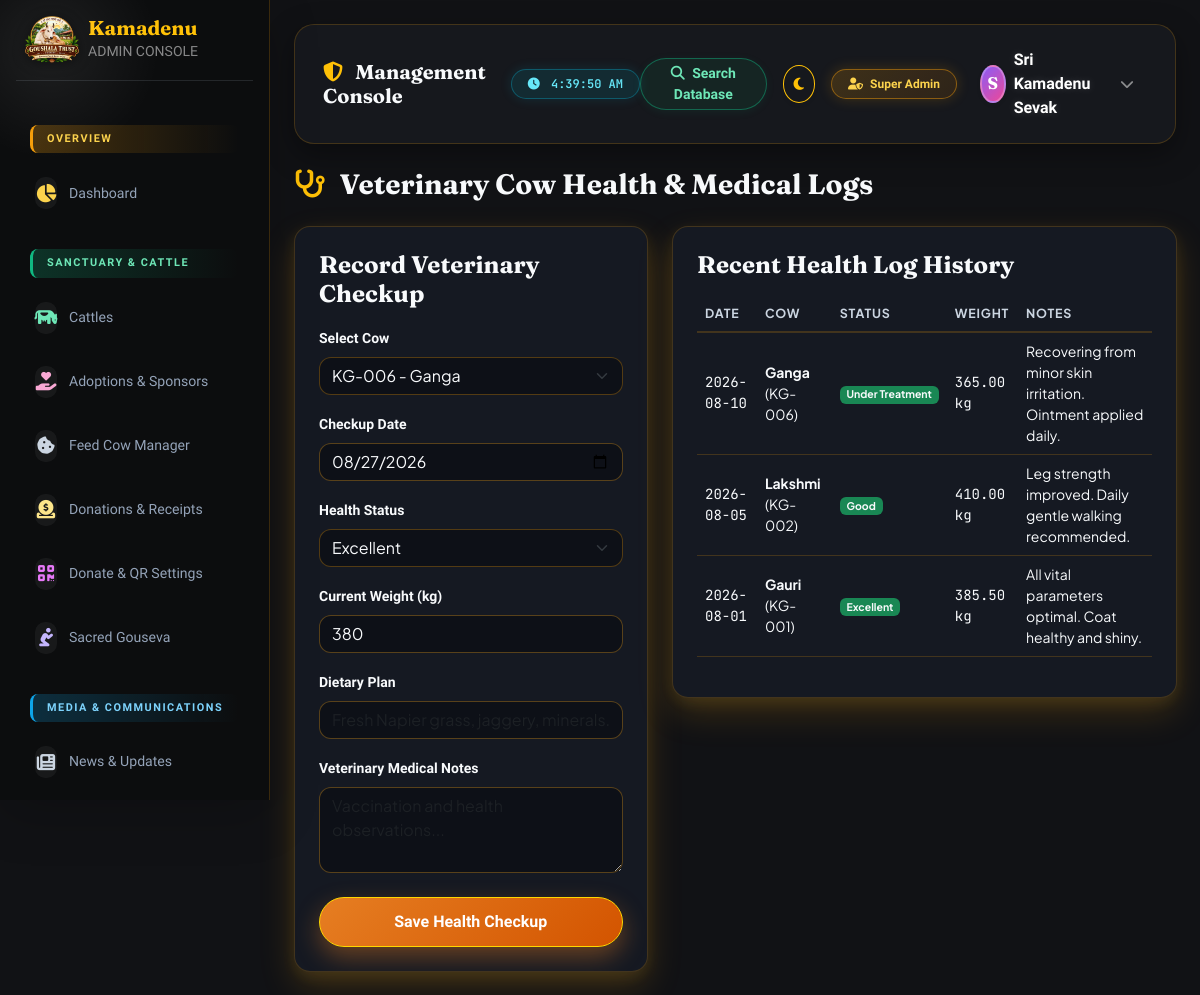
The page /admin/cow-health.php (signed in) on the database its author committed.
### tables this page shows
CREATE TABLE IF NOT EXISTS `roles` (
  `id` INT AUTO_INCREMENT PRIMARY KEY,
  `name` VARCHAR(50) NOT NULL UNIQUE,
  `display_name` VARCHAR(100) NOT NULL,
  `description` TEXT,
  `created_at` TIMESTAMP DEFAULT CURRENT_TIMESTAMP
);

CREATE TABLE IF NOT EXISTS `cow_health` (
  `id` INT AUTO_INCREMENT PRIMARY KEY,
  `cow_id` INT NOT NULL,
  `last_checkup_date` DATE NOT NULL,
  `health_status` ENUM('Excellent', 'Good', 'Under Treatment', 'Critical') NOT NULL,
  `weight_kg` DECIMAL(6,2),
  `pulse_rate` INT,
  `temperature_f` DECIMAL(4,1),
  `dietary_plan` TEXT,
  `medical_notes` TEXT,
  `next_checkup_date` DATE,
  `updated_by` INT,
  `created_at` TIMESTAMP DEFAULT CURRENT_TIMESTAMP,
  FOREIGN KEY (`cow_id`) REFERENCES `cows`(`id`) ON DELETE CASCADE
);

CREATE TABLE IF NOT EXISTS `cows` (
  `id` INT AUTO_INCREMENT PRIMARY KEY,
  `cow_code` VARCHAR(20) NOT NULL UNIQUE,  
  `name` VARCHAR(100) NOT NULL,
  `name_kn` VARCHAR(100),
  `name_hi` VARCHAR(100),
  `breed` VARCHAR(100) NOT NULL,
  `age_years` INT DEFAULT 0,
  `age_months` INT DEFAULT 0,
  `gender` ENUM('female', 'male') DEFAULT 'female',
  `color` VARCHAR(50),
  `weight_kg` DECIMAL(6,2),
  `rescue_date` DATE,
  `rescue_story` TEXT,
  `photo` VARCHAR(255) DEFAULT 'assets/images/cow-default.jpg',
  `health_status` ENUM('Excellent', 'Good', 'Under Treatment', 'Critical') DEFAULT 'Good',
  `adoption_status` ENUM('Available', 'Sponsored', 'Partially Sponsored') DEFAULT 'Available',
  `monthly_sponsorship_amount` DECIMAL(10,2) DEFAULT 2500.00,
  `is_featured` TINYINT(1) DEFAULT 0,
  `whatsapp_number` VARCHAR(20) DEFAULT NULL,
  `contact_method` VARCHAR(20) DEFAULT 'website',
  `created_at` TIMESTAMP DEFAULT CURRENT_TIMESTAMP,
  `updated_at` TIMESTAMP DEFAULT CURRENT_TIMESTAMP ON UPDATE CURRENT_TIMESTAMP
);

### config/database.php (called while the page is built, shortened)
<?php
function img_url($path) {
    $path = ltrim($path, '/');
    return '/Kamadenu/' . $path;
}
function e($string) {
    return htmlspecialchars((string)$string, ENT_QUOTES, 'UTF-8');
}
function is_admin_logged_in() {
    return isset($_SESSION['admin_id']) && !empty($_SESSION['admin_id']);
}
function current_admin($pdo) {
    $stmt = $pdo->prepare("SELECT a.*, r.name as role_name, r.display_name as role_display FROM admins a JOIN roles r ON a.role_id = r.id WHERE a.id = ? AND a.status = 'active'");
    $stmt->execute([$_SESSION['admin_id']]);
    return $stmt->fetch();
}

### admin/cow-health.php (the view, shortened to what this page needs)
<?php
require_once __DIR__ . '/header.php';
$cows = $pdo->query("SELECT id, cow_code, name FROM cows ORDER BY name ASC")->fetchAll();
$logs = $pdo->query("SELECT ch.*, c.name as cow_name, c.cow_code FROM cow_health ch JOIN cows c ON ch.cow_id = c.id ORDER BY ch.id DESC")->fetchAll();
?>
<div class="d-flex justify-content-between align-items-center mb-4">
    <h3 class="font-heading mb-0"><i class="fas fa-stethoscope text-warning me-2"></i> Veterinary Cow Health & Medical Logs</h3>
</div>
<div class="row g-4">
    <div class="col-lg-5">
        <div class="kamadenu-card p-4">
            <h4 class="font-heading mb-3">Record Veterinary Checkup</h4>
            <form method="POST">
                <div class="mb-3">
                    <label class="form-label font-ui small fw-bold">Select Cow</label>
                    <select name="cow_id" class="form-select" required>
                        <?php foreach ($cows as $c): ?>
                            <option value="<?php echo $c['id']; ?>"><?php echo e($c['cow_code']); ?> - <?php echo e($c['name']); ?></option>
                        <?php endforeach; ?>
                    </select>
                </div>
                <div class="mb-3">
                    <label class="form-label font-ui small fw-bold">Checkup Date</label>
                    <input type="date" name="last_checkup" class="form-control" value="<?php echo date('Y-m-d'); ?>" required>
                </div>
                <div class="mb-3">
                    <label class="form-label font-ui small fw-bold">Health Status</label>
                    <select name="health_status" class="form-select">
                        <option value="Excellent">Excellent</option>
                    </select>
                </div>
                <div class="mb-3">
                    <label class="form-label font-ui small fw-bold">Current Weight (kg)</label>
                    <input type="number" step="0.1" name="weight" class="form-control" value="380">
                </div>
                <div class="mb-3">
                    <label class="form-label font-ui small fw-bold">Dietary Plan</label>
                    <input type="text" name="diet" class="form-control" placeholder="Fresh Napier grass, jaggery, minerals...">
                </div>
                <div class="mb-4">
                    <label class="form-label font-ui small fw-bold">Veterinary Medical Notes</label>
                    <textarea name="notes" rows="3" class="form-control" placeholder="Vaccination and health observations..."></textarea>
                </div>
                <button type="submit" class="btn btn-kamadenu-primary w-100 font-ui fw-bold">Save Health Checkup</button>
            </form>
        </div>
    </div>
    <div class="col-lg-7">
        <div class="kamadenu-card p-4">
            <h4 class="font-heading mb-3">Recent Health Log History</h4>
            <div class="table-responsive">
                <table class="table table-hover align-middle small">
                    <thead>
                        <tr>
                            <th>Date</th>
                            <th>Cow</th>
                            <th>Status</th>
                            <th>Weight</th>
                            <th>Notes</th>
                        </tr>
                    </thead>
                    <tbody>
                        <?php foreach ($logs as $l): ?>
                            <tr>
                                <td class="font-mono"><?php echo e($l['last_checkup_date']); ?></td>
                                <td><strong><?php echo e($l['cow_name']); ?></strong> (<?php echo e($l['cow_code']); ?>)</td>
                                <td><span class="badge bg-success"><?php echo e($l['health_status']); ?></span></td>
                                <td class="font-mono"><?php echo $l['weight_kg']; ?> kg</td>
                                <td><?php echo e($l['medical_notes']); ?></td>
                            </tr>
                        <?php endforeach; ?>
                    </tbody>
                </table>
            </div>
        </div>
    </div>
</div>
<?php require_once __DIR__ . '/footer.php'; ?>

### admin/header.php (shortened to what this page needs)
<?php
require_once __DIR__ . '/../config/database.php';
$admin = current_admin($pdo);
$current_page = basename($_SERVER['SCRIPT_NAME']);
function is_admin_active($page, $current) {
    return ($current === $page) ? 'active' : '';
}
?>
<!DOCTYPE html>
<html lang="en">
<head>
    <link rel="stylesheet" href="https://cdnjs.cloudflare.com/ajax/libs/font-awesome/6.4.0/css/all.min.css">
    <link rel="stylesheet" href="https://cdn.jsdelivr.net/npm/bootstrap@5.3.0/dist/css/bootstrap.min.css">
    <link rel="stylesheet" href="/Kamadenu/css/style.css">
    <link rel="stylesheet" href="/Kamadenu/css/admin.css">
    <link rel="stylesheet" href="/Kamadenu/css/admin-dashboard.css">
</head>
<body class="admin-body">
<div class="d-flex">
    <div class="admin-sidebar-nav p-3 shadow-lg">
        <a href="/Kamadenu/admin/dashboard.php" class="d-flex align-items-center text-white text-decoration-none mb-4 pb-3 border-bottom border-secondary border-opacity-25">
            <?php
            $logo_setting = get_setting($pdo, 'website_logo', '');
            $logo_url = img_url(empty($logo_setting) ? 'assets/images/logo.png' : $logo_setting);
            ?>
            <img src="<?php echo htmlspecialchars($logo_url); ?>" alt="Kamadenu Goushala Trust Logo" class="me-2.5" style="height: 48px; width: auto; object-fit: contain; filter: drop-shadow(0 2px 6px rgba(0,0,0,0.5));">
            <div>
                <strong class="font-heading fs-5 d-block lh-1 text-warning">Kamadenu</strong>
                <small class="text-white-50 font-ui fs-7 tracking-wider">ADMIN CONSOLE</small>
            </div>
        </a>
        <div class="nav flex-column font-ui small gap-1">
            <div class="nav-section-title">Overview</div>
            <a href="/Kamadenu/admin/dashboard.php" class="nav-link <?php echo is_admin_active('dashboard.php', $current_page); ?>"><i class="fas fa-chart-pie"></i> <span>Dashboard</span></a>
            <div class="nav-section-title">Sanctuary &amp; Cattle</div>
            <a href="/Kamadenu/admin/cows.php" class="nav-link <?php echo is_admin_active('cows.php', $current_page); ?>"><i class="fas fa-cow"></i> <span>Cattles</span></a>
            <a href="/Kamadenu/admin/sponsors.php" class="nav-link <?php echo is_admin_active('sponsors.php', $current_page); ?>"><i class="fas fa-hand-holding-heart"></i> <span>Adoptions &amp; Sponsors</span></a>
            <a href="/Kamadenu/admin/feed.php" class="nav-link <?php echo is_admin_active('feed.php', $current_page); ?>"><i class="fas fa-cookie-bite"></i> <span>Feed Cow Manager</span></a>
            <a href="/Kamadenu/admin/donations.php" class="nav-link <?php echo is_admin_active('donations.php', $current_page); ?>"><i class="fas fa-donate"></i> <span>Donations &amp; Receipts</span></a>
            <a href="/Kamadenu/admin/settings.php#settings-group-payment" class="nav-link"><i class="fas fa-qrcode"></i> <span>Donate &amp; QR Settings</span></a>
            <a href="/Kamadenu/admin/seva.php" class="nav-link <?php echo is_admin_active('seva.php', $current_page); ?>"><i class="fas fa-pray"></i> <span>Sacred Gouseva</span></a>
            <div class="nav-section-title">Media &amp; Communications</div>
            <a href="/Kamadenu/admin/stories.php" class="nav-link <?php echo is_admin_active('stories.php', $current_page); ?>"><i class="fas fa-newspaper"></i> <span>News &amp; Updates</span></a>
            <a href="/Kamadenu/admin/videos.php" class="nav-link <?php echo is_admin_active('videos.php', $current_page); ?>"><i class="fab fa-youtube"></i> <span>Program Videos</span></a>
        </div>
    </div>
    <div class="flex-grow-1 p-4 admin-main-content" style="min-width: 0;">
        <header class="d-flex align-items-center justify-content-between mb-4 admin-header-nav">
            <div class="d-flex align-items-center gap-2 me-auto">
                <h4 class="font-heading mb-0 text-white fs-5 fs-md-4"><i class="fas fa-shield-alt text-warning me-2 animate-pulse"></i> Management Console</h4>
                <span class="badge badge-admin-live-time px-3 py-2 rounded-pill font-mono d-none d-sm-inline-block"><i class="fas fa-clock me-1 text-cyan animate-spin-slow"></i> <span id="admin-live-time">--:--:--</span></span>
            </div>
            <div class="d-flex align-items-center gap-2 gap-md-3 ms-auto">
                <a href="/Kamadenu/admin/cows.php" class="btn btn-sm btn-admin-header-search rounded-pill font-ui fw-bold px-3 d-none d-md-inline-block"><i class="fas fa-search me-1"></i> Search Database</a>
                <button id="adminThemeToggleBtn" type="button" onclick="toggleAdminTheme()" class="btn btn-sm btn-outline-warning rounded-circle d-flex align-items-center justify-content-center p-2 shadow-sm" style="width: 38px; height: 38px;" title="Toggle Dark / Light Theme">
                    <i id="adminThemeIcon" class="fas fa-moon"></i>
                </button>
                <span class="badge badge-admin-role-glow font-ui fw-bold px-3 py-2 rounded-pill d-none d-md-inline-block"><i class="fas fa-user-shield me-1"></i> <?php echo e($admin['role_display']); ?></span>
                <div class="dropdown">
                    <div class="d-flex align-items-center gap-2 admin-profile-toggle cursor-pointer" data-bs-toggle="dropdown" aria-expanded="false" style="cursor: pointer;">
                        <div class="rounded-circle text-white font-heading fw-bold d-flex align-items-center justify-content-center shadow-sm admin-profile-avatar" style="width: 38px; height: 38px;">
                            <?php echo strtoupper(substr($admin['name'], 0, 1)); ?>
                        </div>
                        <span class="font-ui fw-bold text-white d-none d-md-inline user-name-glow"><?php echo e($admin['name']); ?></span>
                        <i class="fas fa-chevron-down text-white-50 ms-1 small"></i>
                    </div>
                </div>
            </div>
        </header>

### css/style.css (style rules this page uses)
:root { --font-heading: 'Fraunces', 'Noto Serif Kannada', serif; --font-body: 'Work Sans', sans-serif; --font-kannada: 'Noto Serif Kannada', serif; --font-ui: 'Sora', sans-serif; --font-mono: 'JetBrains Mono', monospace; --bg-primary: #FDFBF7; --bg-secondary: #F7F1E5; --bg-card: #FFFFFF; --text-primary: #2C1810; --text-secondary: #5D4037; --text-muted: #8D6E63; --border-color: #E6D7C3; --brand-terracotta: #A04000; --brand-terracotta-dark: #7E3200; --brand-saffron: #E67E22; --brand-warm-brown: #3D2314; --brand-cream: #FDFBF7; --brand-gold: #D4AF37; --brand-green: #27AE60; --gradient-header: linear-gradient(135deg, #7E3200 0%, #A04000 50%, #C0392B 100%); --gradient-hero: linear-gradient(135deg, #2C1810 0%, #3D2314 50%, #4A2318 100%); --gradient-gold: linear-gradient(135deg, #F39C12 0%, #D4AF37 50%, #F1C40F 100%); --gradient-saffron: linear-gradient(135deg, #E67E22 0%, #D35400 100%); --shadow-soft: 0 10px 30px rgba(61, 35, 20, 0.08); --shadow-hover: 0 20px 40px rgba(160, 64, 0, 0.18); --radius-card: 20px; --radius-btn: 50px; }
html, body { font-family: var(--font-body); background-color: var(--bg-primary); color: var(--text-primary); margin: 0; padding: 0; width: 100%; overflow-x: hidden; box-sizing: border-box; transition: background-color 0.3s ease, color 0.3s ease; }
*, *:before, *:after { box-sizing: inherit; }
h1, h2, h3, h4, h5, h6, .font-heading { font-family: var(--font-heading); font-weight: 700; color: var(--brand-warm-brown); }
.font-ui { font-family: var(--font-ui); }
.font-mono { font-family: var(--font-mono); }
.btn-kamadenu-primary { background: linear-gradient(135deg, #e67e22 0%, #d35400 100%); color: #FFFFFF !important; border: 1.5px solid #FFD700; padding: 12px 30px; border-radius: var(--radius-btn); font-family: var(--font-ui); font-weight: 700; box-shadow: 0 10px 25px rgba(230, 126, 34, 0.4); transition: all 0.3s cubic-bezier(0.175, 0.885, 0.32, 1.275); display: inline-flex; align-items: center; justify-content: center; }
.kamadenu-card { background: var(--bg-card); border-radius: 20px; border: 1px solid rgba(212, 175, 55, 0.25); box-shadow: 0 10px 30px rgba(0, 0, 0, 0.08); transition: all 0.35s cubic-bezier(0.175, 0.885, 0.32, 1.275); overflow: hidden; }
body { perspective: 1400px; }
.kamadenu-card, .hero-cow-kamala-card, .admin-card, .admin-stat-card, .admin-stat-box, .cow-card-img, .scroll-glow-item { perspective: 1000px; transform-style: preserve-3d; backface-visibility: hidden; transition: transform 0.45s cubic-bezier(0.165, 0.84, 0.44, 1), box-shadow 0.45s cubic-bezier(0.165, 0.84, 0.44, 1), border-color 0.45s ease; }
.scroll-glow-item { opacity: 0; transform: perspective(1200px) translate3d(0, 35px, -30px) scale(0.97); box-shadow: 0 0 0 rgba(245, 158, 11, 0), 0 0 0 rgba(212, 175, 55, 0); border-color: rgba(245, 158, 11, 0) !important; transition: transform 0.85s cubic-bezier(0.16, 1, 0.3, 1), opacity 0.85s cubic-bezier(0.16, 1, 0.3, 1), box-shadow 0.85s cubic-bezier(0.16, 1, 0.3, 1), border-color 0.85s cubic-bezier(0.16, 1, 0.3, 1) !important; will-change: transform, opacity, box-shadow; }
.scroll-glow-item.scroll-glow-active { opacity: 1 !important; transform: perspective(1200px) translate3d(0, 0, 0) scale(1) !important; box-shadow: 0 15px 35px rgba(245, 158, 11, 0.18), 0 5px 15px rgba(212, 175, 55, 0.12) !important; border-color: rgba(245, 158, 11, 0.38) !important; }
.page-3d-entrance { animation: pageFadeIn 0.22s cubic-bezier(0.25, 1, 0.5, 1) forwards; }

### rows shown on the page
cow_health: last_checkup_date "2026-08-10", cow.name "Ganga", cow.cow_code "KG-006", health_status "Under Treatment", weight_kg "365.00", medical_notes "Recovering from minor skin irritation. Ointment applied daily."
cow_health: last_checkup_date "2026-08-05", cow.name "Lakshmi", cow.cow_code "KG-002", health_status "Good", weight_kg "410.00", medical_notes "Leg strength improved. Daily gentle walking recommended."
cow_health: last_checkup_date "2026-08-01", cow.name "Gauri", cow.cow_code "KG-001", health_status "Excellent", weight_kg "385.50", medical_notes "All vital parameters optimal. Coat healthy and shiny."

### other values the page prints
$admin['role_display'] "Super Admin"
substr($admin['name'], 0, 1) "S"
$admin['name'] "Sri Kamadenu Sevak"
form field cow_id "KG-006 - Ganga"
